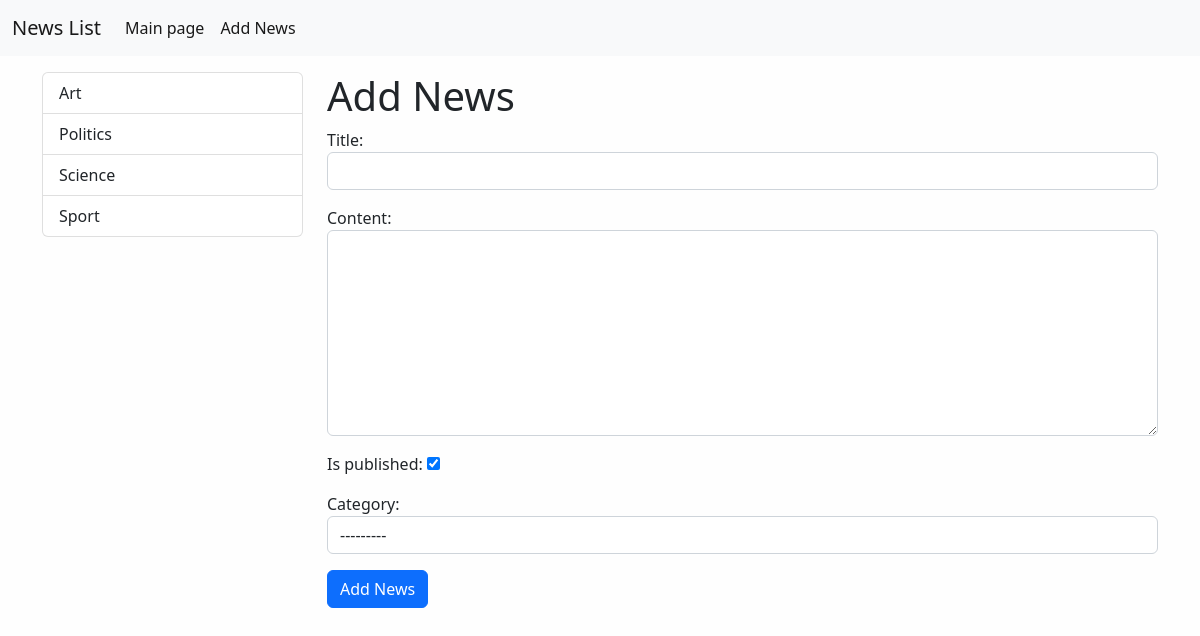
The page /news/add_news/ on the database its author committed.
### news/models.py (models this page shows)
class Category(models.Model):
    title = models.CharField(max_length=150, db_index=True)
    def get_absolute_url(self):
        return reverse('category', kwargs={"category_id": self.pk})
    def __str__(self):
        return self.title
    class Meta:
        verbose_name = 'Category'
        verbose_name_plural = 'Categories'
        ordering = ['title']

### news/views.py (the view)
# urls.py: path('news/add_news/', CreateNews.as_view(), name='add_news')
class CreateNews(CreateView):
    form_class = NewsForm
    template_name = "news/add_news.html"

### news/forms.py (shortened to what this page needs)
class NewsForm(forms.ModelForm):
    class Meta:
        model = News
        fields = ['title', 'content', 'is_published', 'category']
        widgets = {
            "title": forms.TextInput(attrs={"class": "form-control"}),
            "content": forms.Textarea(attrs={"class": "form-control","rows": 8}),
            "category": forms.Select(attrs={"class": "form-control"})
        }

### news/templatetags/news_tags.py (called while the page is built)
@register.inclusion_tag('news/list_categories.html')
def show_categories():
    categories = Category.objects.all()
    return {"categories": categories}

### news/templates/news/add_news.html (shortened to what this page needs)
{% extends 'base.html' %}
{% block sidebar %}
{% include 'inc/_sidebar.html' %}
{% endblock %}
{% block content %}
<h1>Add News</h1>
<form action="{% url 'add_news' %}" method="post">
    {{ form.as_p }}
    <button type="submit" class="btn btn-primary btn-block">Add News</button>
</form>
{% endblock %}

### news/templates/news/list_categories.html
<div class="list-group">
    {% for item in categories %}
    <a href="{{ item.get_absolute_url }}" class="list-group-item list-group-item-action">{{ item.title }}</a>
    {% endfor %}
</div>

### mysite/static/css/style.css (style rules this page uses)
body { background-color: #fefefe; }

### rows shown on the page
Category: title "Art"
Category: title "Politics"
Category: title "Science"
Category: title "Sport"
